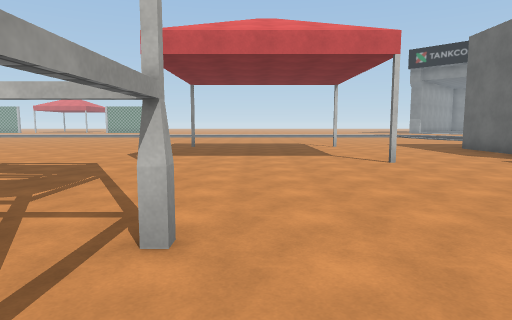
view 1 (above)

24 first-person views from a walk through a scene from a Unity 3-D project. The camera is 1.5 m above the floor, tilts 6° down and sees 75° across. The floor is counted in squares, 2 m on a side. Each view is taken from the middle of a square. On the plan, view 1 faces up. The plan holds only what a view shows up to about 11 squares ahead; the rest is blank. The place goes on beyond the plan. Some surface patterns are stand-ins.

view 2
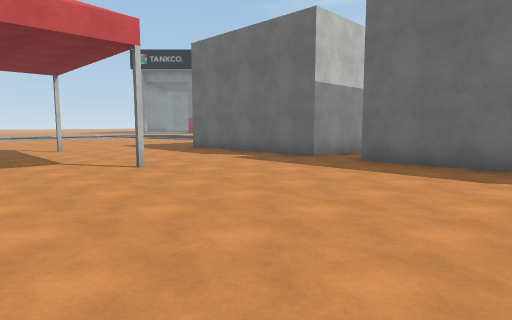

view 3
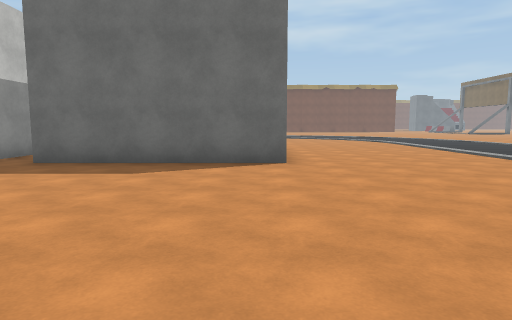

view 4
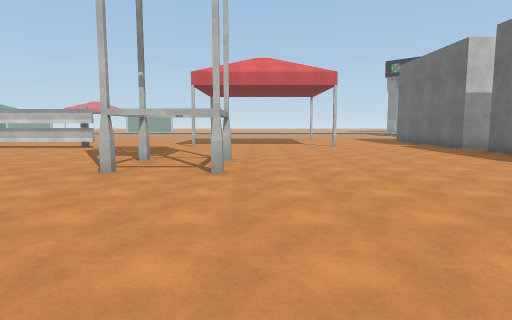

view 5
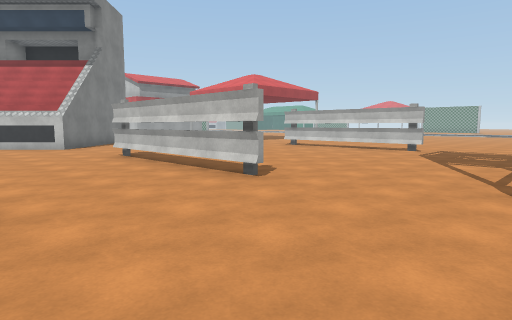

view 6
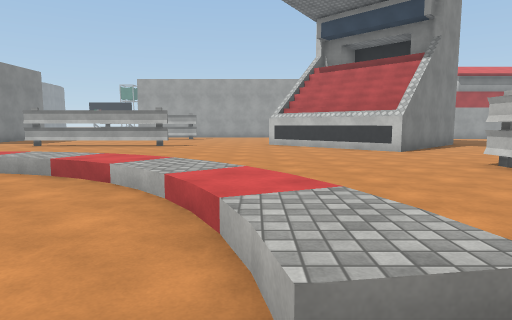

view 7
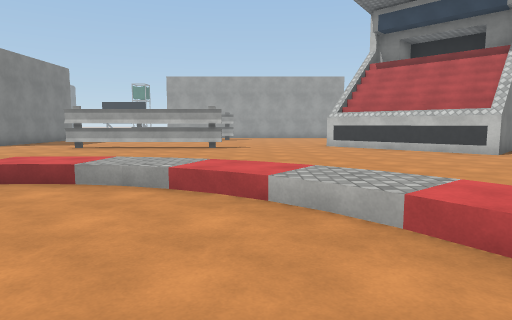

view 8
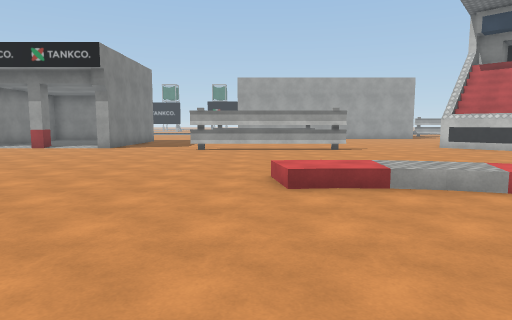

view 9
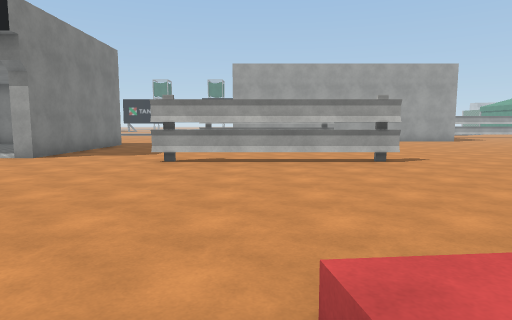

view 10
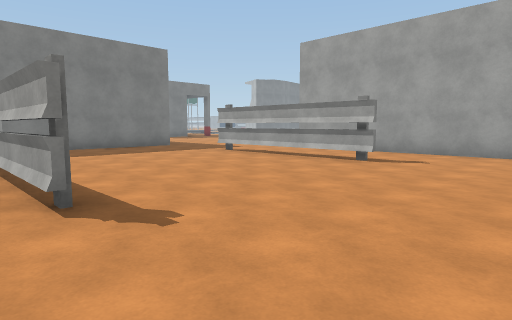

view 11
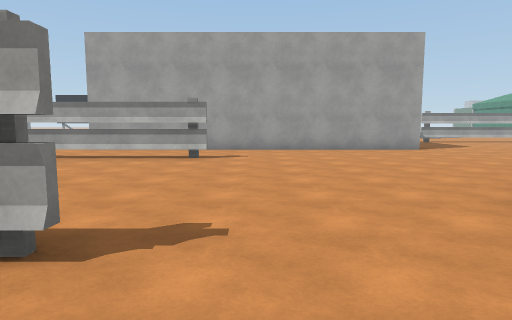

view 12
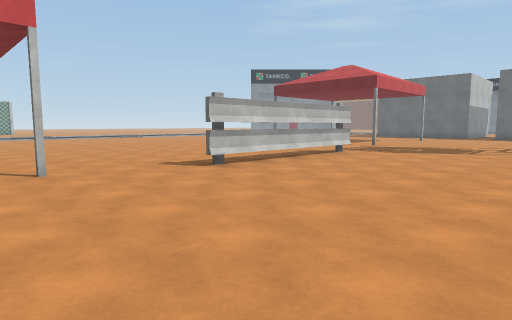

view 13
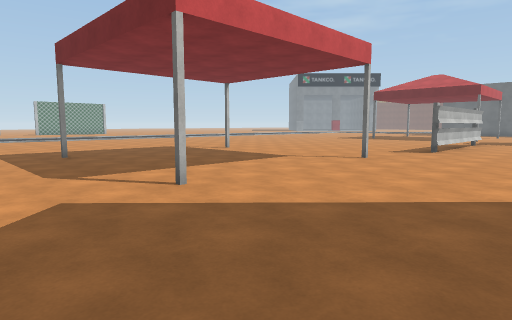

view 14
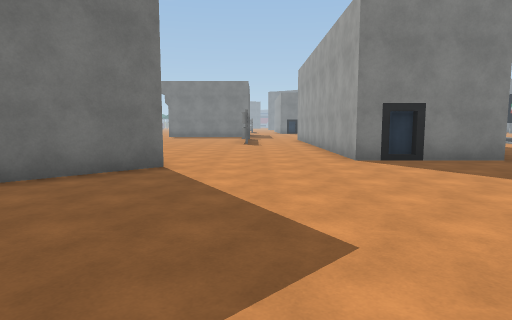

view 15
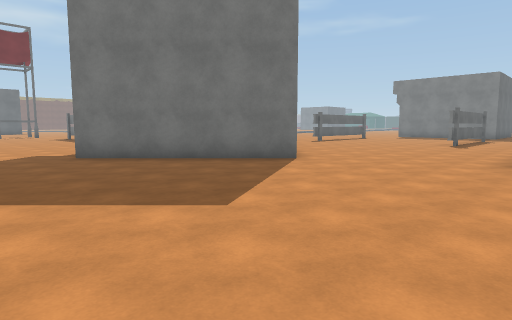

view 16
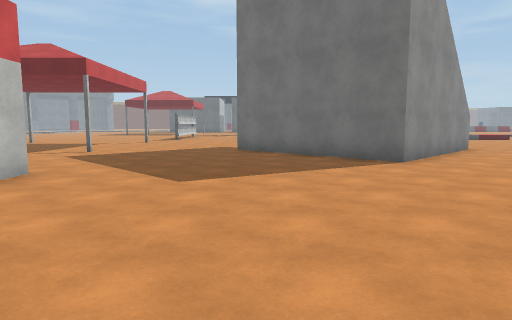

view 17
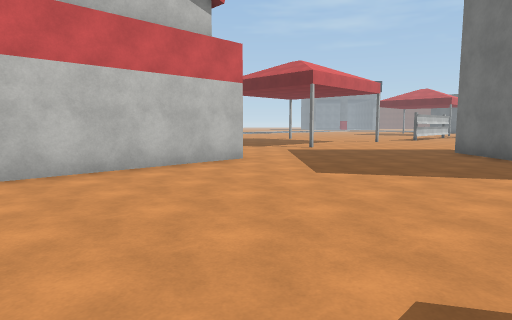

view 18
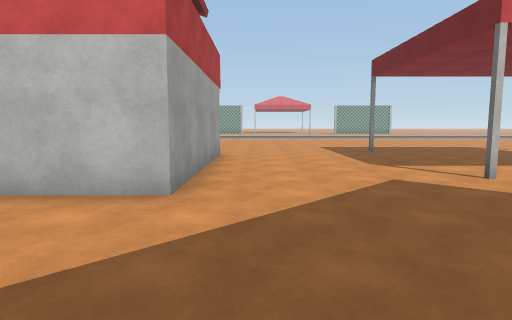

view 19
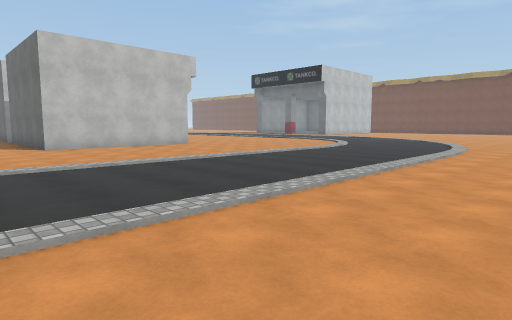

view 20
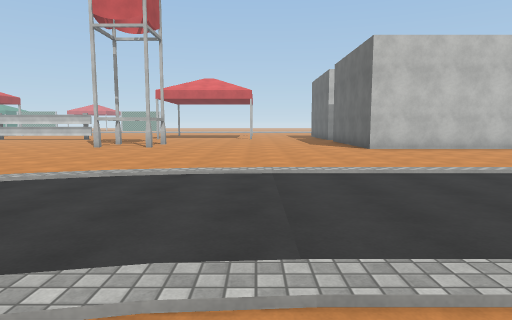

view 21
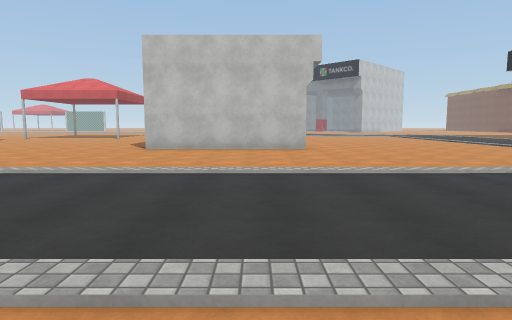

view 22
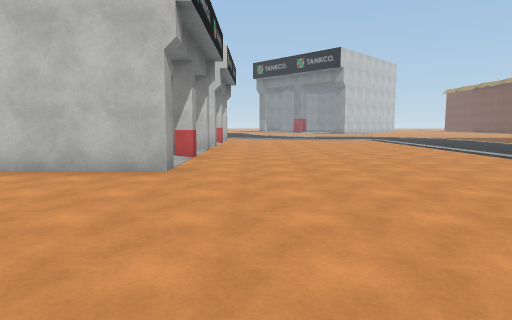

view 23
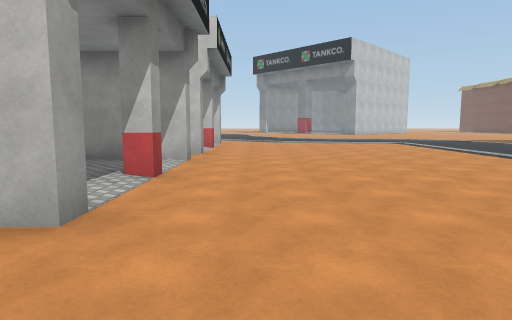

view 24
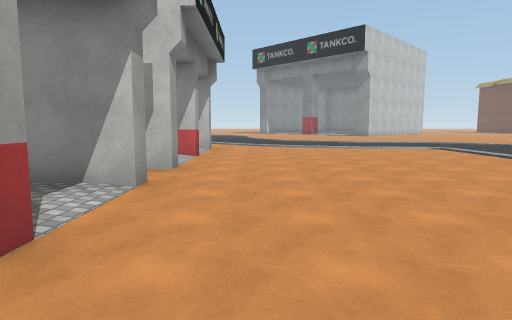

### Floor plan
Key: @ floor where view 1 was taken; # wall or solid block; . main floor; : floor 0.5 m higher than the main floor; / step, stairs or slope; = window, fence, low wall or low ledge; O other object.
Columns run from 27 left of view 1 to 17 right of it. Each row starts with its distance up from view 1.
 11      ................... .........#    .....
 10      #.................. .........#    ......
  9      #............................#    ......
  8      #............................#   O......
  7      #...#....#.......... ....#...#    ......
  6  #####...........#====............#####......
  5  ...................................  .......
  4 ..................................#####......
  3 ..................................#    ......
  2 ..........# ......................#   O......
  1 .........## #.....................#    ......
  0 ........##  ##.............@......#####......
 -1 .......##   ##...#====.......................
 -2 ##......## ##................................
 -3  ###.....###................................
 -4    #......#..........//.....................
 -5    #.............../://. ..................
 -6    #............../:/..   ................
 -7    #............ .:/...    ...............
 -8    #............ //...     ................
 -9    #.=.....=.....//..       ................
-10    #.=.....=.....//...       ...............
-11    #.=.....=...../.....       ............
-12    #.=.....=..........         .....
-13      #.....#.........
-14       ..............
-15        ...........
-16        ###O......

Where each view was taken, in squares from view 1:
view 1: 0 up, 0 right, facing up
view 2: 1 up, 0 right, facing up-right
view 3: 0 up, 0 right, facing right
view 4: 5 down, 0 right, facing up
view 5: 4 down, 2 left, facing up-left
view 6: 5 down, 4 left, facing left
view 7: 7 down, 5 left, facing left
view 8: 11 down, 5 left, facing left
view 9: 11 down, 9 left, facing left
view 10: 5 down, 15 left, facing down-left
view 11: 7 down, 14 left, facing left
view 12: 1 up, 14 left, facing up-right
view 13: 3 up, 20 left, facing up-right
view 14: 5 up, 22 left, facing down
view 15: 5 up, 25 left, facing down-right
view 16: 2 up, 27 left, facing right
view 17: 0 up, 27 left, facing up-right
view 18: 2 up, 21 left, facing up
view 19: 12 down, 4 right, facing up-right
view 20: 11 down, 3 right, facing up
view 21: 11 down, 10 right, facing up
view 22: 6 down, 13 right, facing up
view 23: 3 down, 13 right, facing up
view 24: 0 up, 13 right, facing up
